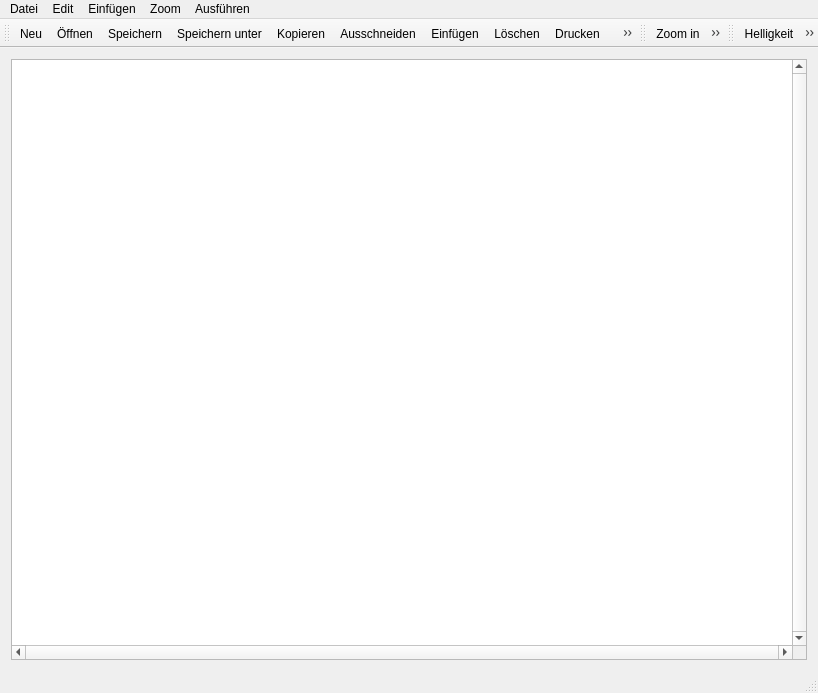
<?xml version="1.0" encoding="UTF-8"?>
<ui version="4.0">
 <class>QtMainWindowClass</class>
 <widget class="QMainWindow" name="QtMainWindowClass">
  <property name="geometry">
   <rect>
    <x>0</x>
    <y>0</y>
    <width>818</width>
    <height>693</height>
   </rect>
  </property>
  <property name="contextMenuPolicy">
   <enum>Qt::NoContextMenu</enum>
  </property>
  <property name="windowTitle">
   <string>Bildeditor</string>
  </property>
  <property name="windowIcon">
   <iconset resource="qtmainwindow.qrc">
    <normaloff>:/QtMainWindow/images/ok.png</normaloff>:/QtMainWindow/images/ok.png</iconset>
  </property>
  <widget class="QWidget" name="centralWidget">
   <layout class="QGridLayout" name="gridLayout">
    <item row="0" column="0">
     <widget class="MyGraphicsView" name="graphicsView">
      <property name="contextMenuPolicy">
       <enum>Qt::ActionsContextMenu</enum>
      </property>
      <property name="statusTip">
       <string>Graphics view</string>
      </property>
      <property name="autoFillBackground">
       <bool>false</bool>
      </property>
      <property name="verticalScrollBarPolicy">
       <enum>Qt::ScrollBarAlwaysOn</enum>
      </property>
      <property name="horizontalScrollBarPolicy">
       <enum>Qt::ScrollBarAlwaysOn</enum>
      </property>
      <property name="sizeAdjustPolicy">
       <enum>QAbstractScrollArea::AdjustToContents</enum>
      </property>
      <property name="foregroundBrush">
       <brush brushstyle="NoBrush">
        <color alpha="255">
         <red>0</red>
         <green>0</green>
         <blue>0</blue>
        </color>
       </brush>
      </property>
      <property name="transformationAnchor">
       <enum>QGraphicsView::AnchorUnderMouse</enum>
      </property>
     </widget>
    </item>
   </layout>
  </widget>
  <widget class="QMenuBar" name="menuBar">
   <property name="geometry">
    <rect>
     <x>0</x>
     <y>0</y>
     <width>818</width>
     <height>21</height>
    </rect>
   </property>
   <widget class="QMenu" name="menuDatei">
    <property name="title">
     <string>Datei</string>
    </property>
    <addaction name="action_New"/>
    <addaction name="action_Open"/>
    <addaction name="action_Save"/>
    <addaction name="action_SaveAs"/>
    <addaction name="action_Print"/>
    <addaction name="action_Print_Preview"/>
   </widget>
   <widget class="QMenu" name="menuEdit">
    <property name="title">
     <string>Edit</string>
    </property>
    <addaction name="action_Copy"/>
    <addaction name="action_Cut"/>
    <addaction name="action_Paste"/>
    <addaction name="separator"/>
    <addaction name="action_Delete"/>
   </widget>
   <widget class="QMenu" name="menuEinf_gen">
    <property name="title">
     <string>Einfügen</string>
    </property>
    <addaction name="action_Rect"/>
    <addaction name="action_Picture"/>
    <addaction name="action_Textfield"/>
   </widget>
   <widget class="QMenu" name="menuZoom">
    <property name="title">
     <string>Zoom</string>
    </property>
    <addaction name="action_ZoomIn"/>
    <addaction name="action_ZoomOut"/>
   </widget>
   <widget class="QMenu" name="menuAusf_hren">
    <property name="title">
     <string>Ausführen</string>
    </property>
    <widget class="QMenu" name="menuBild">
     <property name="title">
      <string>Bild</string>
     </property>
     <addaction name="action_Brightnesss"/>
     <addaction name="action_RGB_scale"/>
     <addaction name="action_AddImage"/>
    </widget>
    <addaction name="menuBild"/>
   </widget>
   <addaction name="menuDatei"/>
   <addaction name="menuEdit"/>
   <addaction name="menuEinf_gen"/>
   <addaction name="menuZoom"/>
   <addaction name="menuAusf_hren"/>
  </widget>
  <widget class="QToolBar" name="mainToolBar">
   <attribute name="toolBarArea">
    <enum>TopToolBarArea</enum>
   </attribute>
   <attribute name="toolBarBreak">
    <bool>false</bool>
   </attribute>
   <addaction name="action_New"/>
   <addaction name="action_Open"/>
   <addaction name="action_Save"/>
   <addaction name="action_SaveAs"/>
   <addaction name="action_Copy"/>
   <addaction name="action_Cut"/>
   <addaction name="action_Paste"/>
   <addaction name="action_Delete"/>
   <addaction name="action_Print"/>
   <addaction name="action_Print_Preview"/>
   <addaction name="action_Rect"/>
   <addaction name="action_Textfield"/>
   <addaction name="action_Picture"/>
  </widget>
  <widget class="QStatusBar" name="statusBar">
   <property name="mouseTracking">
    <bool>false</bool>
   </property>
   <property name="focusPolicy">
    <enum>Qt::NoFocus</enum>
   </property>
   <property name="contextMenuPolicy">
    <enum>Qt::DefaultContextMenu</enum>
   </property>
   <property name="acceptDrops">
    <bool>false</bool>
   </property>
   <property name="toolTipDuration">
    <number>-1</number>
   </property>
   <property name="inputMethodHints">
    <set>Qt::ImhNone</set>
   </property>
   <property name="sizeGripEnabled">
    <bool>true</bool>
   </property>
  </widget>
  <widget class="QToolBar" name="toolBar">
   <property name="windowTitle">
    <string>toolBar</string>
   </property>
   <attribute name="toolBarArea">
    <enum>TopToolBarArea</enum>
   </attribute>
   <attribute name="toolBarBreak">
    <bool>false</bool>
   </attribute>
   <addaction name="action_ZoomIn"/>
   <addaction name="action_ZoomOut"/>
  </widget>
  <widget class="QToolBar" name="toolBar_2">
   <property name="windowTitle">
    <string>toolBar_2</string>
   </property>
   <attribute name="toolBarArea">
    <enum>TopToolBarArea</enum>
   </attribute>
   <attribute name="toolBarBreak">
    <bool>false</bool>
   </attribute>
   <addaction name="action_Brightnesss"/>
   <addaction name="action_RGB_scale"/>
   <addaction name="action_AddImage"/>
  </widget>
  <action name="action_New">
   <property name="icon">
    <iconset resource="qtmainwindow.qrc">
     <normaloff>:/QtMainWindow/images/new.png</normaloff>:/QtMainWindow/images/new.png</iconset>
   </property>
   <property name="text">
    <string>&amp;Neu</string>
   </property>
   <property name="toolTip">
    <string>Neue Datei</string>
   </property>
   <property name="statusTip">
    <string>New File</string>
   </property>
   <property name="shortcut">
    <string>Ctrl+N</string>
   </property>
  </action>
  <action name="action_Open">
   <property name="icon">
    <iconset resource="qtmainwindow.qrc">
     <normaloff>:/QtMainWindow/images/open.png</normaloff>:/QtMainWindow/images/open.png</iconset>
   </property>
   <property name="text">
    <string>&amp;Öffnen</string>
   </property>
   <property name="toolTip">
    <string>Öffnen einer Datei</string>
   </property>
   <property name="statusTip">
    <string>Open a file</string>
   </property>
   <property name="shortcut">
    <string>Ctrl+O</string>
   </property>
  </action>
  <action name="action_Copy">
   <property name="icon">
    <iconset resource="qtmainwindow.qrc">
     <normaloff>:/QtMainWindow/images/copy.png</normaloff>:/QtMainWindow/images/copy.png</iconset>
   </property>
   <property name="text">
    <string>&amp;Kopieren</string>
   </property>
   <property name="statusTip">
    <string>Kopieren</string>
   </property>
   <property name="shortcut">
    <string>Ctrl+C</string>
   </property>
  </action>
  <action name="action_Save">
   <property name="icon">
    <iconset resource="qtmainwindow.qrc">
     <normaloff>:/QtMainWindow/images/save.png</normaloff>:/QtMainWindow/images/save.png</iconset>
   </property>
   <property name="text">
    <string>&amp;Speichern</string>
   </property>
   <property name="statusTip">
    <string>In Dokument speichern</string>
   </property>
   <property name="shortcut">
    <string>Ctrl+S</string>
   </property>
  </action>
  <action name="action_Cut">
   <property name="icon">
    <iconset resource="qtmainwindow.qrc">
     <normaloff>:/QtMainWindow/images/cut.png</normaloff>:/QtMainWindow/images/cut.png</iconset>
   </property>
   <property name="text">
    <string>&amp;Ausschneiden</string>
   </property>
   <property name="statusTip">
    <string>Auschneiden und Kopieren</string>
   </property>
   <property name="shortcut">
    <string>Ctrl+X</string>
   </property>
  </action>
  <action name="action_Paste">
   <property name="icon">
    <iconset resource="qtmainwindow.qrc">
     <normaloff>:/QtMainWindow/images/paste.png</normaloff>:/QtMainWindow/images/paste.png</iconset>
   </property>
   <property name="text">
    <string>Ein&amp;fügen</string>
   </property>
   <property name="statusTip">
    <string>Aus Zwischenspeicher einfügen</string>
   </property>
   <property name="shortcut">
    <string>Ctrl+V</string>
   </property>
  </action>
  <action name="action_Rect">
   <property name="icon">
    <iconset resource="qtmainwindow.qrc">
     <normaloff>:/QtMainWindow/images/ico_draw_rect.png</normaloff>:/QtMainWindow/images/ico_draw_rect.png</iconset>
   </property>
   <property name="text">
    <string>&amp;Rechteck</string>
   </property>
   <property name="statusTip">
    <string>Male ein Rechteck</string>
   </property>
  </action>
  <action name="action_Picture">
   <property name="icon">
    <iconset resource="qtmainwindow.qrc">
     <normaloff>:/QtMainWindow/images/canvas.png</normaloff>:/QtMainWindow/images/canvas.png</iconset>
   </property>
   <property name="text">
    <string>&amp;Bild</string>
   </property>
  </action>
  <action name="action_ZoomIn">
   <property name="icon">
    <iconset resource="qtmainwindow.qrc">
     <normaloff>:/QtMainWindow/images/ico_layer_add.png</normaloff>:/QtMainWindow/images/ico_layer_add.png</iconset>
   </property>
   <property name="text">
    <string>Zoom in</string>
   </property>
   <property name="statusTip">
    <string>Vergrößern der Ansicht</string>
   </property>
  </action>
  <action name="action_ZoomOut">
   <property name="icon">
    <iconset resource="qtmainwindow.qrc">
     <normaloff>:/QtMainWindow/images/ico_layer_erase.png</normaloff>:/QtMainWindow/images/ico_layer_erase.png</iconset>
   </property>
   <property name="text">
    <string>Zoom out</string>
   </property>
   <property name="statusTip">
    <string>Verkleinern der Ansicht</string>
   </property>
  </action>
  <action name="action_Brightnesss">
   <property name="icon">
    <iconset resource="qtmainwindow.qrc">
     <normaloff>:/QtMainWindow/images/ico_select_fill.png</normaloff>:/QtMainWindow/images/ico_select_fill.png</iconset>
   </property>
   <property name="text">
    <string>&amp;Helligkeit</string>
   </property>
   <property name="statusTip">
    <string>Helligkeit des selektiertem Bildes</string>
   </property>
  </action>
  <action name="action_Delete">
   <property name="icon">
    <iconset resource="qtmainwindow.qrc">
     <normaloff>:/QtMainWindow/images/remove.png</normaloff>:/QtMainWindow/images/remove.png</iconset>
   </property>
   <property name="text">
    <string>Löschen</string>
   </property>
   <property name="statusTip">
    <string>Selektiertes Objekt löschen</string>
   </property>
   <property name="shortcut">
    <string>Del</string>
   </property>
  </action>
  <action name="action_SaveAs">
   <property name="icon">
    <iconset resource="qtmainwindow.qrc">
     <normaloff>:/QtMainWindow/images/save_as.png</normaloff>:/QtMainWindow/images/save_as.png</iconset>
   </property>
   <property name="text">
    <string>S&amp;peichern unter ...</string>
   </property>
   <property name="statusTip">
    <string>Speichern unter anderem Pfad</string>
   </property>
   <property name="shortcut">
    <string>Ctrl+Shift+S</string>
   </property>
  </action>
  <action name="action_Textfield">
   <property name="icon">
    <iconset resource="qtmainwindow.qrc">
     <normaloff>:/QtMainWindow/images/TextElement.png</normaloff>:/QtMainWindow/images/TextElement.png</iconset>
   </property>
   <property name="text">
    <string>Textfeld</string>
   </property>
   <property name="toolTip">
    <string>Textfeld einfügen</string>
   </property>
   <property name="statusTip">
    <string>Textfeld</string>
   </property>
   <property name="shortcut">
    <string>Ctrl+I</string>
   </property>
  </action>
  <action name="action_RGB_scale">
   <property name="icon">
    <iconset resource="qtmainwindow.qrc">
     <normaloff>:/QtMainWindow/images/ColorDialog.png</normaloff>:/QtMainWindow/images/ColorDialog.png</iconset>
   </property>
   <property name="text">
    <string>Rot/Grün/Blau Sklaierung</string>
   </property>
   <property name="statusTip">
    <string>Helligkeit von rot, grün und blau</string>
   </property>
   <property name="shortcut">
    <string>Ctrl+B</string>
   </property>
  </action>
  <action name="action_AddImage">
   <property name="icon">
    <iconset resource="qtmainwindow.qrc">
     <normaloff>:/QtMainWindow/images/AddImage.png</normaloff>:/QtMainWindow/images/AddImage.png</iconset>
   </property>
   <property name="text">
    <string>Addiere 2 Bilder</string>
   </property>
   <property name="toolTip">
    <string>Addiere 2 Bilder gewichtet</string>
   </property>
   <property name="statusTip">
    <string>Zwei Bilder weden gewichtet überlagert</string>
   </property>
  </action>
  <action name="action_Print">
   <property name="icon">
    <iconset resource="qtmainwindow.qrc">
     <normaloff>:/QtMainWindow/images/Print.png</normaloff>:/QtMainWindow/images/Print.png</iconset>
   </property>
   <property name="text">
    <string>&amp;Drucken</string>
   </property>
   <property name="statusTip">
    <string>Ansicht ausdrucken</string>
   </property>
  </action>
  <action name="action_Print_Preview">
   <property name="icon">
    <iconset resource="qtmainwindow.qrc">
     <normaloff>:/QtMainWindow/images/PrintPreviewDialog.png</normaloff>:/QtMainWindow/images/PrintPreviewDialog.png</iconset>
   </property>
   <property name="text">
    <string>Druck&amp;vorschau</string>
   </property>
   <property name="toolTip">
    <string>Druckvorschau im Dialog</string>
   </property>
   <property name="statusTip">
    <string>Anzeige Druckvorschau</string>
   </property>
  </action>
 </widget>
 <layoutdefault spacing="6" margin="11"/>
 <customwidgets>
  <customwidget>
   <class>MyGraphicsView</class>
   <extends>QGraphicsView</extends>
   <header>mygraphicsview.h</header>
  </customwidget>
 </customwidgets>
 <resources>
  <include location="qtmainwindow.qrc"/>
 </resources>
 <connections/>
</ui>
